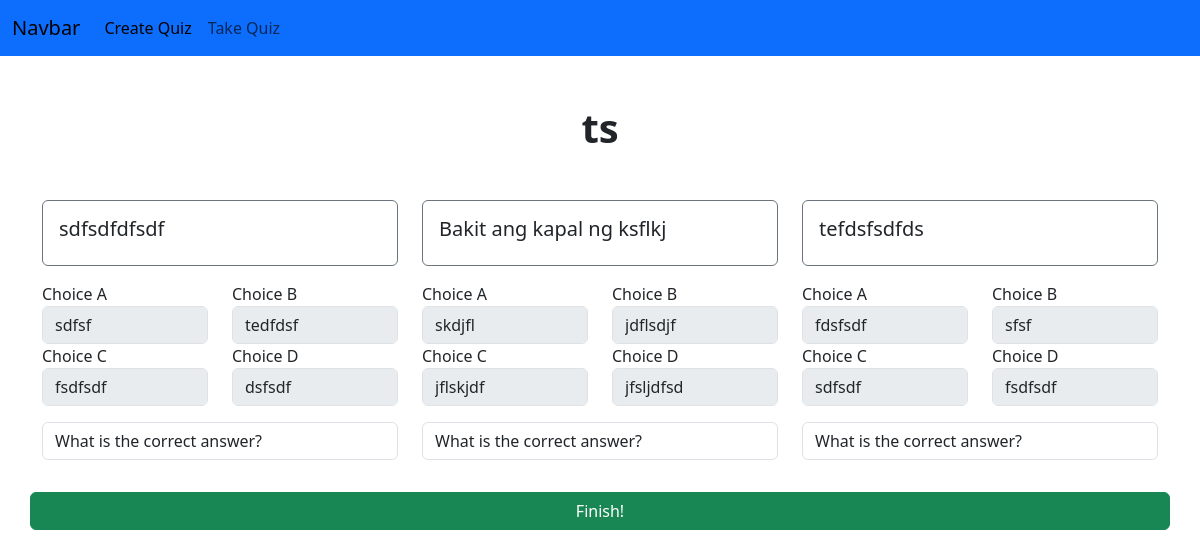
The app's page /take-quiz/2?quizTitle=ts with its own data.
### tables this page shows
CREATE TABLE questions (
                id INTEGER PRIMARY KEY,
                quizID INT,
                question TEXT,
                a TEXT,
                b TEXT,
                c TEXT,
                d TEXT,
                answer TEXT
            );

### main.py (the view)
@app.route("/take-quiz/<int:quiz_number>",  methods=["GET"])
def takeQuiz(quiz_number):
    db = get_db()
    cursor = db.cursor()
    if(request.method == "GET"):
        quiz_title = request.args.get('quizTitle', default='', type=str)
        cursor.execute( '''
            CREATE TABLE IF NOT EXISTS questions (
                id INTEGER PRIMARY KEY,
                quizID INT,
                question TEXT,
                a TEXT,
                b TEXT,
                c TEXT,
                d TEXT,
                answer TEXT
            );
        ''')
        res = cursor.execute(f"SELECT * FROM questions WHERE quizID = {quiz_number}").fetchall()
        return render_template("take-quiz.html", quiz_number = quiz_number, questions=res, quiz_title=quiz_title, )

### main.py (called while the page is built)
def get_db():
    db = getattr(g, '_database', None)
    if db is None:
        db = g._database = sqlite3.connect("quiz-app.db")
    return db

### templates/take-quiz.html (shortened to what this page needs)
{% extends "base.html" %} {% block content %}
<div class="container my-5">
  <h1 class="text-center fw-bold  my-5">{{quiz_title}}</h1>
  {% if questions %}
    <form action={{url_for("score", quiz_number=quiz_number)}} method="post">
        <div class="row">
        {% for question in questions %}
        <div class="col-lg-4">
        <div class="form-group p-3 border border-secondary rounded">
            <h5>{{question.2}}</h5>
        </div>
        <div class="row my-3">
            <div class="col-6">
            <div class="form-group">
                <label for="exampleInputPassword1">Choice A</label>
                <input
                disabled
                value="{{question.3}}"
                type="text"
                name="a"
                id="a"
                class="form-control"
                />
            </div>
            </div>
            <div class="col-6">
            <div class="form-group">
                <label for="exampleInputPassword1">Choice B</label>
                <input
                disabled
                value="{{question.4}}"
                type="text"
                name="b"
                id="b"
                class="form-control"
                />
            </div>
            </div>
            <div class="col-6">
            <div class="form-group">
                <label for="exampleInputPassword1">Choice C</label>
                <input
                disabled
                value="{{question.5}}"
                type="text"
                name="c"
                id="c"
                class="form-control"
                />
            </div>
            </div>
            <div class="col-6">
            <div class="form-group">
                <label for="exampleInputPassword1">Choice D</label>
                <input
                disabled
                value="{{question.6}}"
                type="text"
                name="d"
                id="d"
                class="form-control"
                />
            </div>
            </div>
            <div class="col-12 my-3">
                <select class="form-control" name={{loop.index}} id={{loop.index}}>
                    <option>What is the correct answer?</option>
                </select>
            </div>
        </div>
        </div>
    {%endfor %}
    <button class="btn btn-success"> Finish! </button>
    </form>
  </div>
  {% else %}
  <p>No questions available.</p>
  {% endif %}
{%endblock %}

### records on screen
questions: question "sdfsdfdfsdf", a "sdfsf", b "tedfdsf", c "fsdfsdf", d "dsfsdf"
questions: question "Bakit ang kapal ng ksflkj", a "skdjfl", b "jdflsdjf", c "jflskjdf", d "jfsljdfsd"
questions: question "tefdsfsdfds", a "fdsfsdf", b "sfsf", c "sdfsdf", d "fsdfsdf"

### other values on screen
{{ quiz_title }} "ts"
